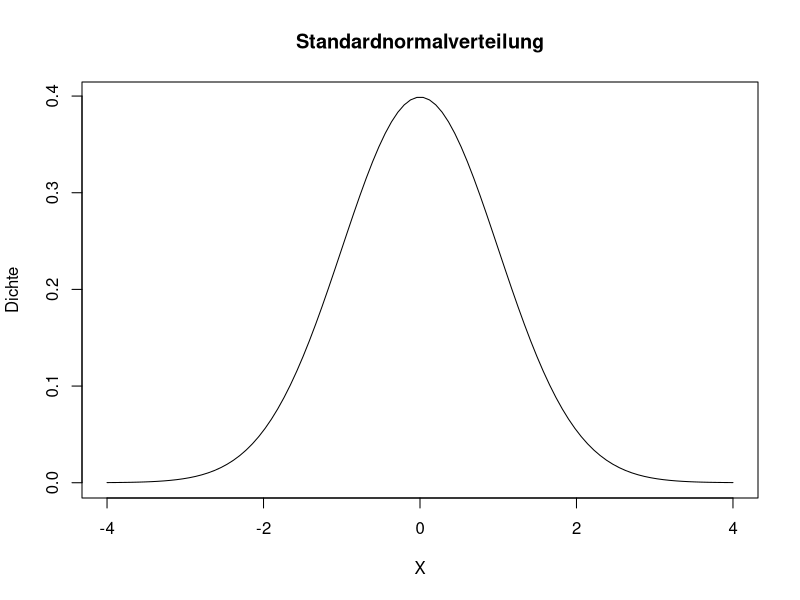

Generate this figure with R:
# Standardnormalverteilung leer
x <- seq(-4,4,length=100)
hx <- dnorm(x)
plot(x, hx, typ="l", xlab="X", ylab="Dichte", main="Standardnormalverteilung")
